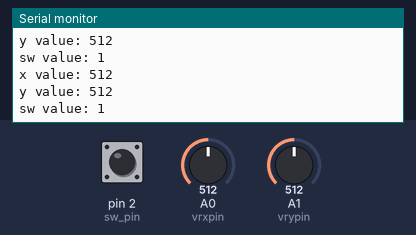
The sketch below on a simulated Arduino Uno, built with avr-gcc and run on an emulated ATmega328P. Parts: the last lines printed to the serial monitor. Inputs (shaded band) come from the test bench; at power-on: A0 (vrxpin) = 512, A1 (vrypin) = 512, pin 2 (sw_pin) HIGH.

Above: at 1.2 s.
1.3 s: A0 (vrxpin) set to 104
At 2.0 s:
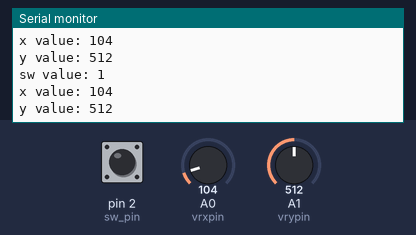
4.3 s: A0 (vrxpin) set to 94
At 5.3 s:
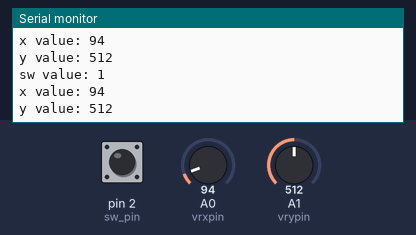
7.3 s: A1 (vrypin) set to 987
At 8.1 s:
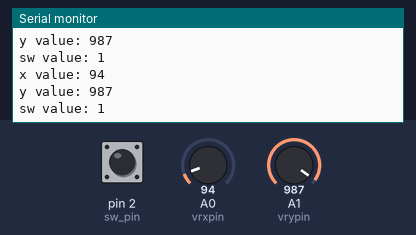
10.3 s: A1 (vrypin) set to 1011
At 10.9 s:
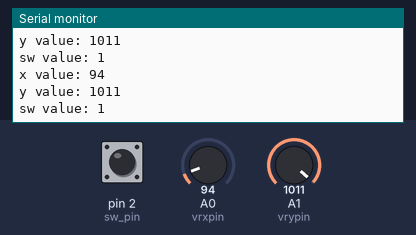
Timing chart, 0 to 13.3 s (numbered marks = the images above; inputs shaded):
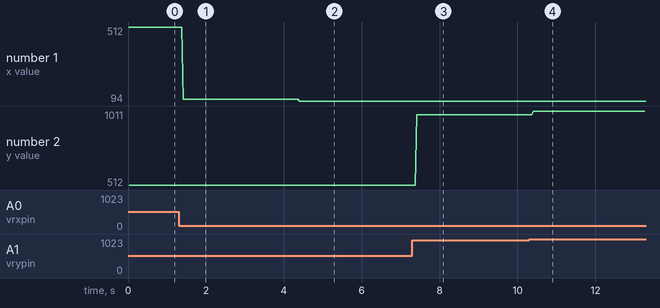

Measured:
- after the input at 1.3 s, the serial monitor: prints a new line after 0.12 s (image 1)
- after the input at 4.3 s, the serial monitor: prints a new line after 0.11 s (image 2)
- after the input at 7.3 s, the serial monitor: prints a new line after 0.11 s (image 3)
- after the input at 10.3 s, the serial monitor: prints a new line after 0.11 s (image 4)
- plotted number 1: 512 → 104 after the input at 1.3 s, 104 → 94 after the input at 4.3 s
- plotted number 2: 512 → 987 after the input at 7.3 s, 987 → 1011 after the input at 10.3 s

The sketch:

sketch_nov1a.ino
```cpp
int sw_pin = 2;
int vrxpin = A0;
int vrypin = A1;

void setup() {
  // put your setup code here, to run once:

  Serial.begin(9600);
  pinMode(sw_pin, INPUT);
}

void loop() {
  // put your main code here, to run repeatedly:

  int sw_val = digitalRead(sw_pin);
  int x_val = analogRead(vrxpin);
  int y_val = analogRead(vrypin);

  Serial.print("sw value: ");
  Serial.println(sw_val);
  Serial.print("x value: ");
  Serial.println(x_val);
  Serial.print("y value: ");
  Serial.println(y_val);
}
```
